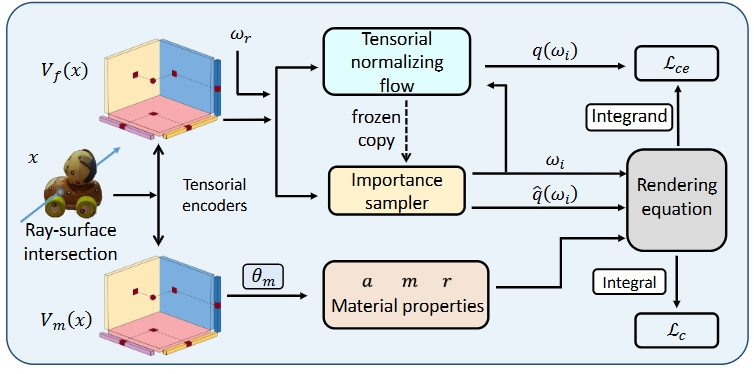
#> input picture images/tensoflow/pipeline.png, 754 x 374 px
$ python capture.py
#> lines starting #> are read from the running program, lines starting #| are printed output that depends on the picture
#> further down, image is the input picture: shape (374, 754, 3); mean B, G, R 225.6, 221.9, 216.1
import cv2
import numpy as np

def pad_image_to_square(image):
    # 获取图片的高度和宽度
    height, width = image.shape[:2]
#> height = 374; width = 754

    # 计算需要填充的尺寸
    if height > width:
        # 高度大于宽度，左右填充
        pad_width = (height - width) // 2
        padding = ((0, 0), (pad_width, pad_width), (0, 0)) if len(image.shape) == 3 else ((0, 0), (pad_width, pad_width))
    else:
        # 宽度大于高度，上下填充
        pad_height = (width - height) // 2
#> pad_height = 190
        padding = ((pad_height, pad_height), (0, 0), (0, 0)) if len(image.shape) == 3 else ((pad_height, pad_height), (0, 0))
#> padding = ((190, 190), (0, 0), (0, 0))

    # 使用白色填充图片
    padded_image = np.pad(image, padding, mode='constant', constant_values=255)
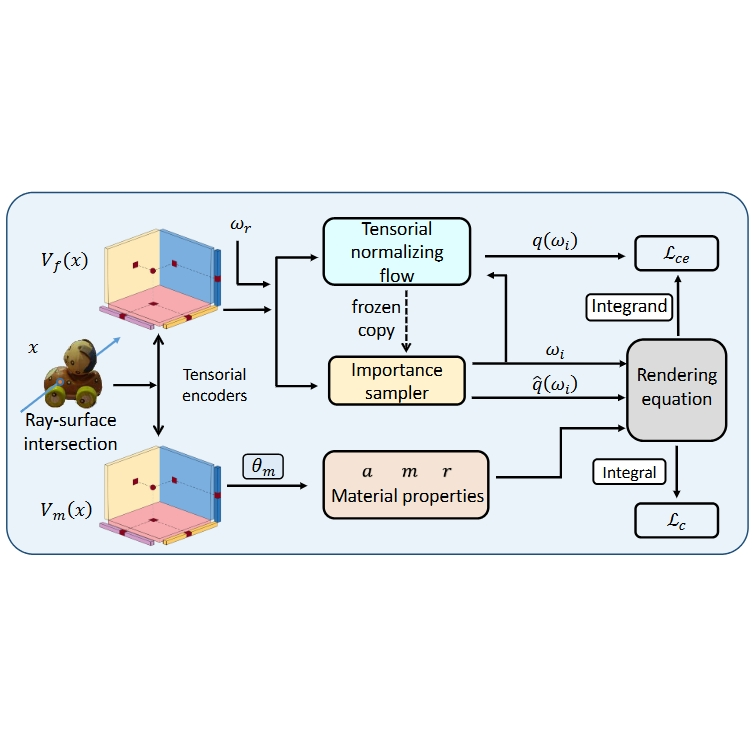
#> padded_image: shape (754, 754, 3); mean B, G, R 240.4, 238.6, 235.7

    return padded_image

# 读取图片
image_path = 'pipeline.png'  # 替换为你的图片路径
image = cv2.imread(image_path)

# 检查图片是否成功读取
if image is None:
    print("无法读取图片，请检查图片路径。")
else:
    # 补成正方形
    padded_image = pad_image_to_square(image)

    # 保存处理后的图片
    cv2.imwrite('capture.jpg', padded_image)
    print("处理后的图片已保存为 capture.jpg")
